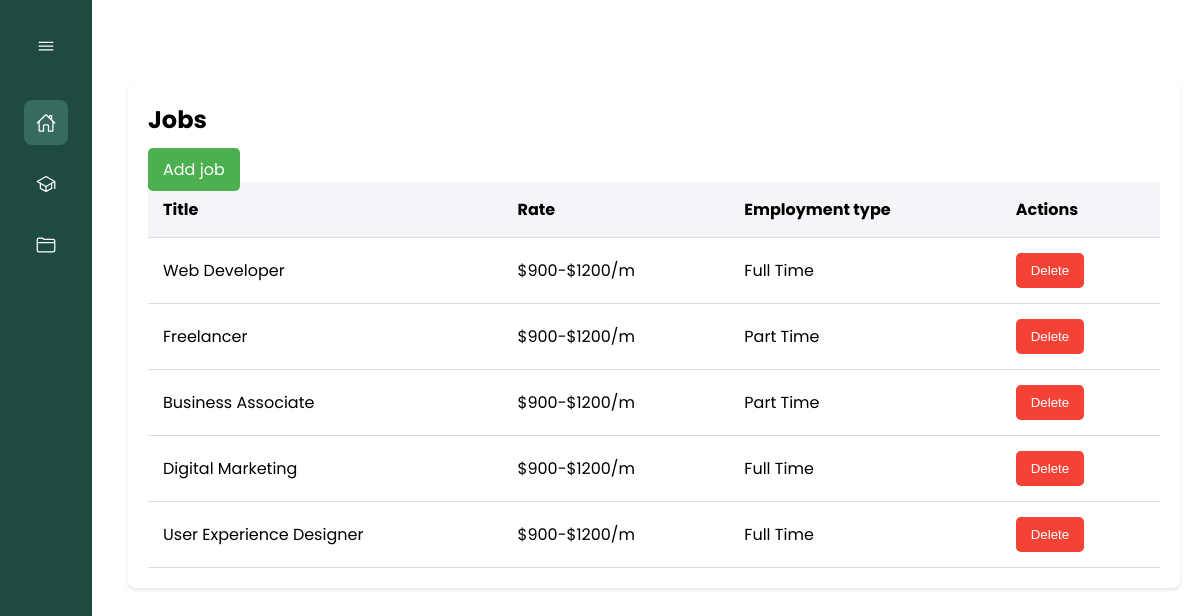
Page /adminJob.php (signed in) on the committed database.
### tables this page shows
CREATE TABLE IF NOT EXISTS `jobs` (
  `id` int NOT NULL AUTO_INCREMENT,
  `image` varchar(255) DEFAULT NULL,
  `title` varchar(100) DEFAULT NULL,
  `rate` varchar(50) DEFAULT NULL,
  `employment_type` varchar(50) DEFAULT NULL,
  `company_name` varchar(100) DEFAULT NULL,
  `location` varchar(100) DEFAULT NULL,
  `vacancy` int DEFAULT NULL,
  `hours` varchar(50) DEFAULT NULL,
  `description` text,
  `workplace` varchar(100) DEFAULT NULL,
  `education` varchar(100) DEFAULT NULL,
  `experience` varchar(100) DEFAULT NULL,
  PRIMARY KEY (`id`)
);

### adminJob.php (the view, shortened to what this page needs)
<?php
include 'db_connect.php';
$sql = "SELECT * FROM `jobs`";
$stmt = $pdo->prepare($sql);
$stmt->execute();
$jobs = $stmt->fetchAll(PDO::FETCH_ASSOC);
?>
<!DOCTYPE html>
<html lang="en">
<head>
    <link rel="stylesheet" href="admin.css">
    <link rel="stylesheet" href="css/sidebar.css">
</head>
<body id="body-pd">
    <?php include 'components/sidebar.php'; ?>
    <main>
        <section class="applications">
            <h2>Jobs</h2>
            <a href="add_job.php" class="addJob">Add job</a>
            <table>
                <thead>
                    <tr>
                        <th>Title</th>
                        <th>Rate</th>
                        <th>Employment type</th>
                        <th>Actions</th>
                    </tr>
                </thead>
                <tbody id="applications-list">
                    <?php if (!empty($jobs)): ?>
                        <?php foreach ($jobs as $job): ?>
                            <tr>
                                <td><?php echo htmlspecialchars($job['title']); ?></td>
                                <td><?php echo htmlspecialchars($job['rate']); ?></td>
                                <td><?php echo htmlspecialchars($job['employment_type']); ?></td>
                                <td>
                                    <form method="POST" style="display:inline;">
                                        <button type="submit" class="reject-btn"
                                            onclick="return confirm('Are you sure you want to delete this job?');">Delete</button>
                                    </form>
                                </td>
                            </tr>
                        <?php endforeach; ?>
                    <?php else: ?>
                        <tr>
                            <td colspan="4">No jobs found.</td>
                        </tr>
                    <?php endif; ?>
                </tbody>
            </table>
        </section>
    </main>
</body>
</html>

### admin.css (style rules this page uses)
* { margin: 0; padding: 0; box-sizing: border-box; }
body { font-family: Arial, sans-serif; display: flex; height: 100vh; }
main { flex: 1; padding: 20px; }
.applications { margin-top: 30px; background-color: #fff; padding: 20px; border-radius: 8px; box-shadow: 0 2px 4px rgba(0, 0, 0, 0.1); }
.applications h2 { margin-bottom: 20px; }
table { width: 100%; border-collapse: collapse; }
th, td { padding: 15px; text-align: left; border-bottom: 1px solid #ddd; }
th { background-color: #f4f4f9; font-weight: bold; }
button { padding: 10px 15px; border: none; border-radius: 5px; cursor: pointer; margin-right: 5px; }
.addJob { padding: 10px 15px; border: none; border-radius: 5px; cursor: pointer; background-color: #4caf50; color: white; margin:10px 0; }
.reject-btn { background-color: #f44336; color: white; }
form { margin-bottom: 20px; }
form button { padding: 10px 15px; border: none; background-color: #4caf50; color: white; border-radius: 5px; cursor: pointer; }

### css/sidebar.css (style rules this page uses)
:root { --nav-width: 92px; --first-color: #386b5f; --bg-color: #1f4a40; --sub-color: #B6CEFC; --white-color: #FFF; --body-font: 'Poppins', sans-serif; --normal-font-size: 1rem; --small-font-size: .875rem; --z-fixed: 100; }
*,::before,::after { box-sizing: border-box; }
body { position: relative; margin: 0; padding: 2rem 0 0 6.75rem; font-family: var(--body-font); font-size: var(--normal-font-size); transition: .5s; }
a { text-decoration: none; }

### rows in the picture
jobs: title "Web Developer", rate "$900-$1200/m", employment_type "Full Time"
jobs: title "Freelancer", rate "$900-$1200/m", employment_type "Part Time"
jobs: title "Business Associate", rate "$900-$1200/m", employment_type "Part Time"
jobs: title "Digital Marketing", rate "$900-$1200/m", employment_type "Full Time"
jobs: title "User Experience Designer", rate "$900-$1200/m", employment_type "Full Time"
